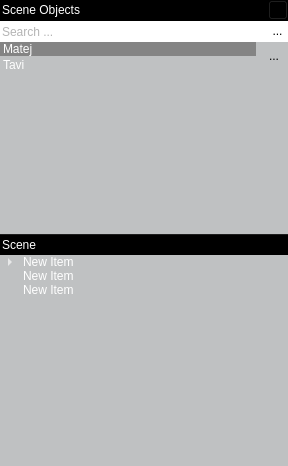
       <widget class="QWidget" name="m_pWidget2Scene" native="true">
        <property name="minimumSize">
         <size>
          <width>0</width>
          <height>9</height>
         </size>
        </property>
        <property name="maximumSize">
         <size>
          <width>16777215</width>
          <height>16777215</height>
         </size>
        </property>
        <layout class="QVBoxLayout" name="verticalLayout_27">
         <property name="spacing">
          <number>0</number>
         </property>
         <property name="leftMargin">
          <number>0</number>
         </property>
         <property name="topMargin">
          <number>0</number>
         </property>
         <property name="rightMargin">
          <number>0</number>
         </property>
         <property name="bottomMargin">
          <number>0</number>
         </property>
         <item>
          <widget class="QWidget" name="m_pWidgetSceneObjects" native="true">
           <property name="sizePolicy">
            <sizepolicy hsizetype="Expanding" vsizetype="Expanding">
             <horstretch>0</horstretch>
             <verstretch>0</verstretch>
            </sizepolicy>
           </property>
           <property name="styleSheet">
            <string notr="true">background-color:rgb(191,193,194);</string>
           </property>
           <layout class="QVBoxLayout" name="verticalLayout_7">
            <property name="spacing">
             <number>0</number>
            </property>
            <property name="leftMargin">
             <number>0</number>
            </property>
            <property name="topMargin">
             <number>0</number>
            </property>
            <property name="rightMargin">
             <number>0</number>
            </property>
            <property name="bottomMargin">
             <number>0</number>
            </property>
            <item>
             <widget class="QWidget" name="widget_14" native="true">
              <property name="sizePolicy">
               <sizepolicy hsizetype="Expanding" vsizetype="Fixed">
                <horstretch>0</horstretch>
                <verstretch>0</verstretch>
               </sizepolicy>
              </property>
              <property name="minimumSize">
               <size>
                <width>0</width>
                <height>21</height>
               </size>
              </property>
              <property name="maximumSize">
               <size>
                <width>2500</width>
                <height>21</height>
               </size>
              </property>
              <property name="styleSheet">
               <string notr="true">background-color:rgb(0, 0, 0)</string>
              </property>
              <layout class="QHBoxLayout" name="horizontalLayout_17">
               <property name="spacing">
                <number>0</number>
               </property>
               <property name="leftMargin">
                <number>0</number>
               </property>
               <property name="topMargin">
                <number>0</number>
               </property>
               <property name="rightMargin">
                <number>0</number>
               </property>
               <property name="bottomMargin">
                <number>0</number>
               </property>
               <item>
                <widget class="QLabel" name="label_45">
                 <property name="sizePolicy">
                  <sizepolicy hsizetype="Fixed" vsizetype="Fixed">
                   <horstretch>0</horstretch>
                   <verstretch>0</verstretch>
                  </sizepolicy>
                 </property>
                 <property name="styleSheet">
                  <string notr="true">color:rgb(255, 255, 255)</string>
                 </property>
                 <property name="text">
                  <string>Scene Objects</string>
                 </property>
                 <property name="indent">
                  <number>2</number>
                 </property>
                </widget>
               </item>
               <item>
                <spacer name="horizontalSpacer_7">
                 <property name="orientation">
                  <enum>Qt::Horizontal</enum>
                 </property>
                 <property name="sizeHint" stdset="0">
                  <size>
                   <width>2</width>
                   <height>20</height>
                  </size>
                 </property>
                </spacer>
               </item>
               <item>
                <widget class="QToolButton" name="m_pToolButtonSceneObject">
                 <property name="sizePolicy">
                  <sizepolicy hsizetype="Fixed" vsizetype="Fixed">
                   <horstretch>0</horstretch>
                   <verstretch>0</verstretch>
                  </sizepolicy>
                 </property>
                 <property name="maximumSize">
                  <size>
                   <width>20</width>
                   <height>20</height>
                  </size>
                 </property>
                 <property name="layoutDirection">
                  <enum>Qt::RightToLeft</enum>
                 </property>
                 <property name="text">
                  <string>...</string>
                 </property>
                 <property name="icon">
                  <iconset>
                   <normaloff>../../../Resources/Icons/close-icon.png</normaloff>../../../Resources/Icons/close-icon.png</iconset>
                 </property>
                 <property name="iconSize">
                  <size>
                   <width>10</width>
                   <height>10</height>
                  </size>
                 </property>
                </widget>
               </item>
              </layout>
             </widget>
            </item>
            <item>
             <widget class="QWidget" name="widget" native="true">
              <property name="sizePolicy">
               <sizepolicy hsizetype="Expanding" vsizetype="Expanding">
                <horstretch>0</horstretch>
                <verstretch>0</verstretch>
               </sizepolicy>
              </property>
              <property name="minimumSize">
               <size>
                <width>0</width>
                <height>21</height>
               </size>
              </property>
              <property name="maximumSize">
               <size>
                <width>16777215</width>
                <height>21</height>
               </size>
              </property>
              <property name="styleSheet">
               <string notr="true">background-color:white;</string>
              </property>
              <layout class="QHBoxLayout" name="horizontalLayout_25">
               <property name="spacing">
                <number>0</number>
               </property>
               <property name="sizeConstraint">
                <enum>QLayout::SetMaximumSize</enum>
               </property>
               <property name="leftMargin">
                <number>0</number>
               </property>
               <property name="topMargin">
                <number>0</number>
               </property>
               <property name="rightMargin">
                <number>0</number>
               </property>
               <property name="bottomMargin">
                <number>0</number>
               </property>
               <item>
                <widget class="QLineEdit" name="m_p_LineEdit_Search">
                 <property name="sizePolicy">
                  <sizepolicy hsizetype="Expanding" vsizetype="Expanding">
                   <horstretch>0</horstretch>
                   <verstretch>0</verstretch>
                  </sizepolicy>
                 </property>
                 <property name="minimumSize">
                  <size>
                   <width>0</width>
                   <height>21</height>
                  </size>
                 </property>
                 <property name="maximumSize">
                  <size>
                   <width>16777215</width>
                   <height>21</height>
                  </size>
                 </property>
                 <property name="styleSheet">
                  <string notr="true">color:rgb(105,105,105);
background-color:transparent;
border-radius: 0px;
border:0px;</string>
                 </property>
                 <property name="frame">
                  <bool>false</bool>
                 </property>
                 <property name="placeholderText">
                  <string>Search ...</string>
                 </property>
                 <property name="cursorMoveStyle">
                  <enum>Qt::LogicalMoveStyle</enum>
                 </property>
                </widget>
               </item>
               <item>
                <widget class="QToolButton" name="m_p_ToolButton_Search">
                 <property name="minimumSize">
                  <size>
                   <width>21</width>
                   <height>0</height>
                  </size>
                 </property>
                 <property name="maximumSize">
                  <size>
                   <width>20</width>
                   <height>20</height>
                  </size>
                 </property>
                 <property name="autoFillBackground">
                  <bool>false</bool>
                 </property>
                 <property name="styleSheet">
                  <string notr="true">background-color:transparent;
border: 0px;</string>
                 </property>
                 <property name="text">
                  <string>...</string>
                 </property>
                 <property name="icon">
                  <iconset>
                   <normaloff>../../../Resources/Icons/toolbar_find.png</normaloff>../../../Resources/Icons/toolbar_find.png</iconset>
                 </property>
                 <property name="autoRaise">
                  <bool>true</bool>
                 </property>
                </widget>
               </item>
              </layout>
             </widget>
            </item>
            <item>
             <widget class="QWidget" name="m_pSearchListWidget" native="true">
              <property name="styleSheet">
               <string notr="true">background-color:rgb(191,193,194);</string>
              </property>
              <layout class="QHBoxLayout" name="horizontalLayout_4">
               <property name="leftMargin">
                <number>0</number>
               </property>
               <property name="topMargin">
                <number>0</number>
               </property>
               <property name="rightMargin">
                <number>0</number>
               </property>
               <property name="bottomMargin">
                <number>0</number>
               </property>
               <item>
                <widget class="QListWidget" name="listWidget">
                 <property name="enabled">
                  <bool>true</bool>
                 </property>
                 <property name="styleSheet">
                  <string notr="true">QListWidget {
	background-color:rgb(191,193,194);
	selection-background-color: rgb(132, 132, 132);
	color:rgb(255,255,255);
}

QListWidget::item:hover{background-color: rgb(132, 132, 132)}
</string>
                 </property>
                 <property name="frameShape">
                  <enum>QFrame::NoFrame</enum>
                 </property>
                 <property name="lineWidth">
                  <number>1</number>
                 </property>
                 <property name="midLineWidth">
                  <number>0</number>
                 </property>
                 <property name="tabKeyNavigation">
                  <bool>true</bool>
                 </property>
                 <property name="alternatingRowColors">
                  <bool>false</bool>
                 </property>
                 <property name="iconSize">
                  <size>
                   <width>0</width>
                   <height>0</height>
                  </size>
                 </property>
                 <property name="textElideMode">
                  <enum>Qt::ElideLeft</enum>
                 </property>
                 <property name="resizeMode">
                  <enum>QListView::Adjust</enum>
                 </property>
                 <property name="layoutMode">
                  <enum>QListView::SinglePass</enum>
                 </property>
                 <property name="spacing">
                  <number>1</number>
                 </property>
                 <property name="gridSize">
                  <size>
                   <width>0</width>
                   <height>16</height>
                  </size>
                 </property>
                 <property name="batchSize">
                  <number>100</number>
                 </property>
                 <property name="selectionRectVisible">
                  <bool>true</bool>
                 </property>
                 <property name="currentRow">
                  <number>0</number>
                 </property>
                 <property name="sortingEnabled">
                  <bool>true</bool>
                 </property>
                 <item>
                  <property name="text">
                   <string>Matej</string>
                  </property>
                 </item>
                 <item>
                  <property name="text">
                   <string>Tavi</string>
                  </property>
                 </item>
                </widget>
               </item>
               <item>
                <widget class="QFrame" name="verticalFrameSearch">
                 <property name="layoutDirection">
                  <enum>Qt::LeftToRight</enum>
                 </property>
                 <property name="styleSheet">
                  <string notr="true">alignment: center;</string>
                 </property>
                 <layout class="QVBoxLayout" name="verticalLayout_11">
                  <property name="leftMargin">
                   <number>0</number>
                  </property>
                  <property name="topMargin">
                   <number>2</number>
                  </property>
                  <property name="rightMargin">
                   <number>2</number>
                  </property>
                  <property name="bottomMargin">
                   <number>0</number>
                  </property>
                  <item>
                   <widget class="QToolButton" name="m_pSearchListWidgetButton">
                    <property name="maximumSize">
                     <size>
                      <width>24</width>
                      <height>24</height>
                     </size>
                    </property>
                    <property name="styleSheet">
                     <string notr="true">background-color:transparent;
alignment: center top;
margin: 2px;
background-color-pressed:darkgray;</string>
                    </property>
                    <property name="text">
                     <string>...</string>
                    </property>
                    <property name="icon">
                     <iconset>
                      <normaloff>../../../Resources/Icons/close-icon.png</normaloff>../../../Resources/Icons/close-icon.png</iconset>
                    </property>
                    <property name="iconSize">
                     <size>
                      <width>10</width>
                      <height>10</height>
                     </size>
                    </property>
                    <property name="autoRaise">
                     <bool>true</bool>
                    </property>
                   </widget>
                  </item>
                  <item>
                   <spacer name="verticalSpacer">
                    <property name="orientation">
                     <enum>Qt::Vertical</enum>
                    </property>
                    <property name="sizeHint" stdset="0">
                     <size>
                      <width>10</width>
                      <height>40</height>
                     </size>
                    </property>
                   </spacer>
                  </item>
                 </layout>
                </widget>
               </item>
              </layout>
             </widget>
            </item>
            <item>
             <widget class="QTreeWidget" name="m_TreeWidget">
              <property name="enabled">
               <bool>true</bool>
              </property>
              <property name="sizePolicy">
               <sizepolicy hsizetype="Expanding" vsizetype="Expanding">
                <horstretch>0</horstretch>
                <verstretch>0</verstretch>
               </sizepolicy>
              </property>
              <property name="autoFillBackground">
               <bool>false</bool>
              </property>
              <property name="styleSheet">
               <string notr="true">QHeaderView::section {
	background-color: black;
	color: white;
	padding-left: 2px;
	height: 21px;
}

QTreeView {
	background: rgb(191,193,194);
	selection-background-color: rgb(132, 132, 132);
	color:rgb(255,255,255);
}

QTreeView::item:hover,QTreeView::item:selected {
	background-color: rgb(132,132,132);
}
</string>
              </property>
              <property name="frameShape">
               <enum>QFrame::NoFrame</enum>
              </property>
              <property name="lineWidth">
               <number>0</number>
              </property>
              <property name="verticalScrollBarPolicy">
               <enum>Qt::ScrollBarAsNeeded</enum>
              </property>
              <property name="editTriggers">
               <set>QAbstractItemView::DoubleClicked|QAbstractItemView::EditKeyPressed|QAbstractItemView::SelectedClicked</set>
              </property>
              <property name="rootIsDecorated">
               <bool>true</bool>
              </property>
              <property name="uniformRowHeights">
               <bool>false</bool>
              </property>
              <property name="headerHidden">
               <bool>false</bool>
              </property>
              <attribute name="headerVisible">
               <bool>true</bool>
              </attribute>
              <attribute name="headerCascadingSectionResizes">
               <bool>true</bool>
              </attribute>
              <attribute name="headerHighlightSections">
               <bool>false</bool>
              </attribute>
              <column>
               <property name="text">
                <string>Scene</string>
               </property>
               <property name="background">
                <color alpha="0">
                 <red>0</red>
                 <green>0</green>
                 <blue>0</blue>
                </color>
               </property>
               <property name="foreground">
                <brush brushstyle="SolidPattern">
                 <color alpha="255">
                  <red>0</red>
                  <green>0</green>
                  <blue>0</blue>
                 </color>
                </brush>
               </property>
              </column>
              <item>
               <property name="text">
                <string>New Item</string>
               </property>
               <item>
                <property name="text">
                 <string>New Subitem</string>
                </property>
                <item>
                 <property name="text">
                  <string>New Subitem</string>
                 </property>
                </item>
               </item>
              </item>
              <item>
               <property name="text">
                <string>New Item</string>
               </property>
              </item>
              <item>
               <property name="text">
                <string>New Item</string>
               </property>
              </item>
             </widget>
            </item>
            <item>
             <spacer name="verticalSpacer_2">
              <property name="orientation">
               <enum>Qt::Vertical</enum>
              </property>
              <property name="sizeHint" stdset="0">
               <size>
                <width>20</width>
                <height>40</height>
               </size>
              </property>
             </spacer>
            </item>
           </layout>
          </widget>
         </item>
        </layout>
       </widget>
